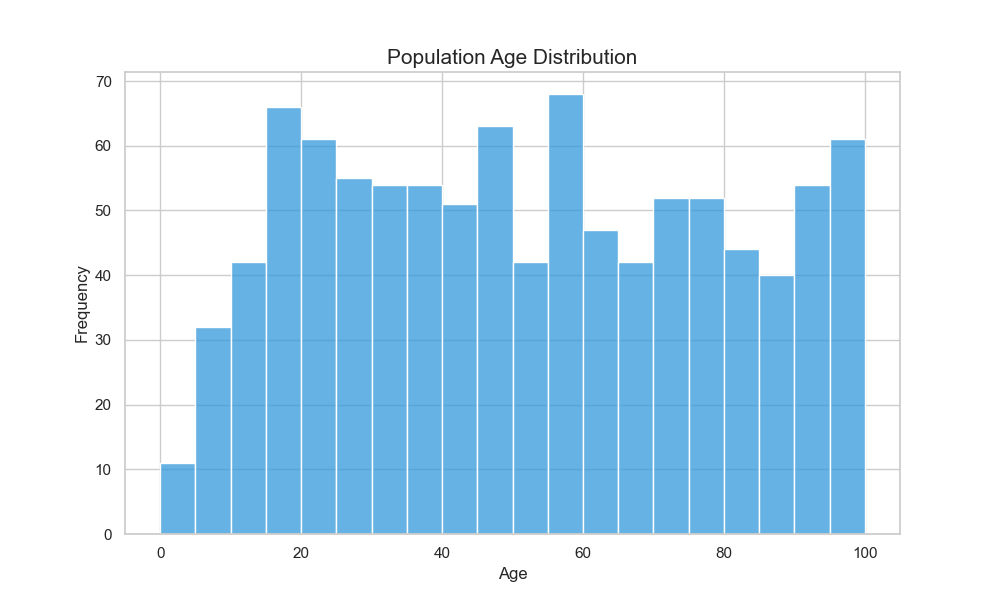

Recreate this plot in Python.

import seaborn as sns
import matplotlib.pyplot as plt
import pandas as pd
import numpy as np

# Generating age data points
age_data = [0, 1, 1, 2, 3, 3, 3, 4, 4, 4, 4]  # This shows the pattern, imagine it continues
age_data += list(np.random.choice(range(5, 101), size=980, replace=True))  # Randomly fill remaining data

# Create the DataFrame
df = pd.DataFrame(age_data, columns=['Age'])

# Set the style
sns.set_style('whitegrid')

# Create the histogram
plt.figure(figsize=(10, 6))
sns.histplot(df['Age'], bins=20, color="#3498db", binwidth=5)

# Customize the plot with title and labels
plt.title('Population Age Distribution', fontsize=15)
plt.xlabel('Age', fontsize=12)
plt.ylabel('Frequency', fontsize=12)

# Show the plot
plt.show()
